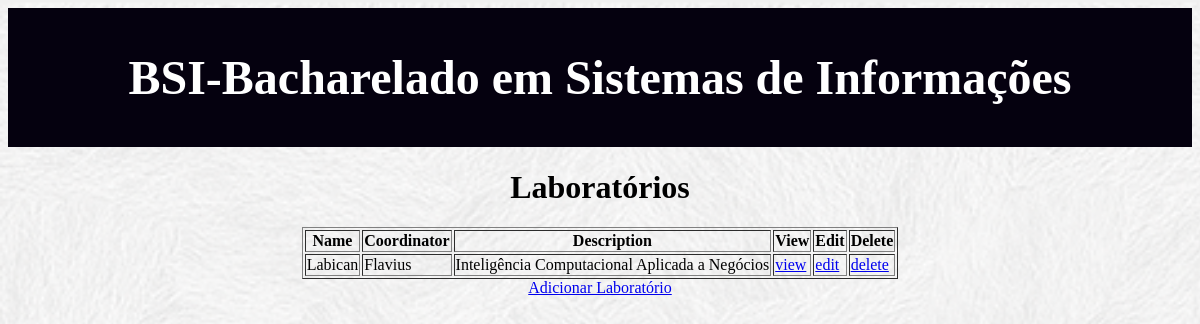
Page /bsi/laboratorio on the committed database.
### bsi/models.py (models this page shows, shortened)
class Laboratorio(models.Model):
    nome = models.CharField(max_length=100)
    coordenador = models.ForeignKey(Professor, null=True, on_delete=models.SET_NULL)
    descricao = models.CharField(max_length=300)

class Professor(models.Model):
    nome = models.CharField(max_length=100)
    username = models.CharField(max_length=100)
    senha = models.CharField(max_length=100)
    email = models.CharField(max_length=100)
    def __str__(self):
        return self.nome

### bsi/views.py (the view)
# urls.py: path('laboratorio', views.LaboratorioList.as_view(), name='laboratorio_list'),
class LaboratorioList(ListView):
    model = models.Laboratorio

### bsi/templates/bsi/laboratorio_list.html
{% load static %}
<link rel="stylesheet" type="text/css" href="{% static 'bsi/bsi.css'%}">
<div class="page-header">
    <h1><a href="../../bsi/">BSI-Bacharelado em Sistemas de Informações</a></h1>
</div>
<center>
<h1>Laboratórios</h1>
<table border="1">
<thead>
    <tr>
    <th>Name</th>
    <th>Coordinator</th>
    <th>Description</th>
    <th>View</th>
    <th>Edit</th>
    <th>Delete</th>
    </tr>
</thead>
<tbody>
    {% for laboratorio in object_list %}
    <tr>
    <td>{{ laboratorio.nome }}</td>
    <td>{{ laboratorio.coordenador }}</td>
    <td>{{ laboratorio.descricao }}</td>
    <td><a href="{% url "laboratorio_view" laboratorio.id %}">view</a></td>
    <td><a href="{% url "laboratorio_edit" laboratorio.id %}">edit</a></td>
    <td><a href="{% url "laboratorio_delete" laboratorio.id %}">delete</a></td>
    </tr>
    {% endfor %}
</tbody>
</table>
<a href="{% url "laboratorio_new" %}">Adicionar Laboratório</a>
</center>

### bsi/static/bsi/bsi.css (style rules this page uses)
.page-header { background-color: rgb(5, 1, 15); margin-top: 0; padding: 10px 10px 10px 10px; text-align: center; }
.page-header h1, .page-header h1 a, .page-header h1 a:visited, .page-header h1 a:active { color: #ffffff; font-size: 36pt; text-decoration: none; }
h1, h2, h3, h4 { font-family: 'Times', cursive; }

### rows in the picture
Laboratorio: nome "Labican", coordenador "Flavius", descricao "Inteligência Computacional Aplicada a Negócios"
